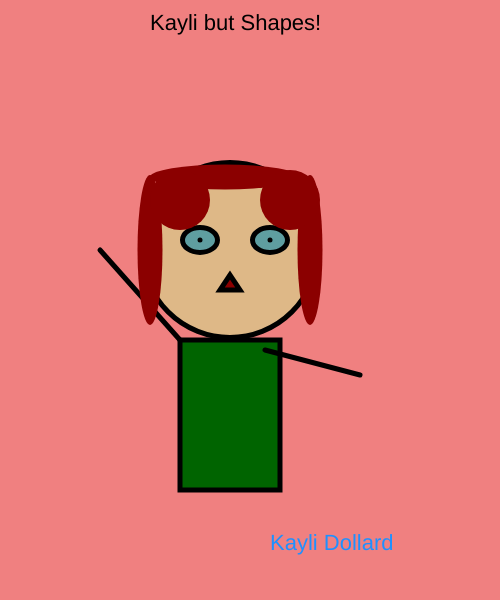
Frame 1 (no input)
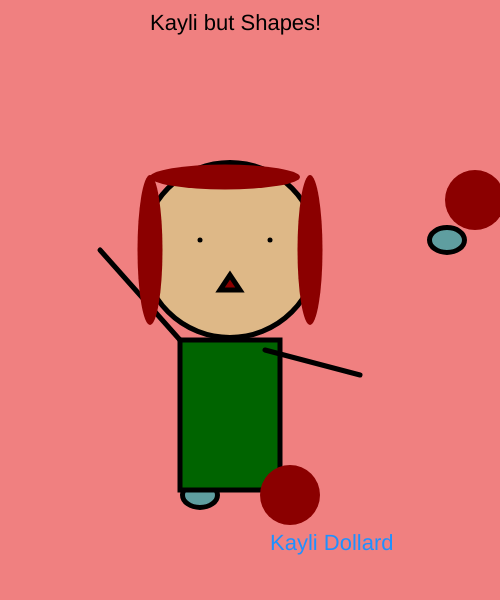
Frame 60 (no input)
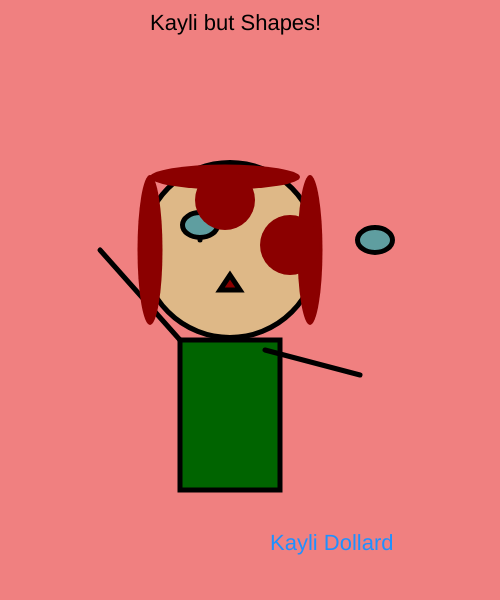
Frame 120 (the mouse pressed at the canvas centre since frame 60)

The p5.js sketch that drew these frames (run headless with seeded random() and noise() and a simulated clock; from frame 60 on, the mouse is pressed at the canvas centre):

// p5.js sketch
// ── sketch.js
var x = 270;
var eye = 240;
var movement1;
var movement2;
var movement = 5;
var circleright = 200;
var circleleft = 180;

function setup()
{
    createCanvas(500, 600);
    movement2 = floor(random() * 20) + 1;
    movement1 = floor(random() * 10) + 1;
   
}

function draw()
{
    background(240,128,128);
    fill(0,0,0)
    textSize(22)
    text("Kayli but Shapes!", 150,30);
  
  //head
    strokeWeight(5)
    fill(222,184,135);
    circle(230,250,175);
  
  // eyes
    fill(95,158,160);
    ellipse(x, 240, 35, 25);
    if(x >= 500 || x <= 260)
    {
       movement1 *= -1;
    }{

     x += movement1;
    }
  
  
    fill(95,158,160);
    ellipse(200, eye, 35, 25);
  if(eye >= 500 || eye <= 210)
    {
       movement2 *= -1;
    }{

     eye += movement2;
    }

  
    strokeWeight(5);
    fill(95,158,160);
    point(200,240);
    point(270,240);

  
    // body
    fill(0,100,0);
    rect(180,340,100,150);
  
  // decoration
    fill(255);
  
  //mouth
    fill(139,0,0)
    triangle(230, 275, 220, 290, 240, 290);
    
  //arm
    line(100,250,180,340,);
    line(265,350,360,375);
  
  //hair
    strokeWeight(0)
    ellipse(225, 177, 150, 25);
    ellipse(150, 250, 25, 150);
    ellipse(310, 250, 25, 150);
    circle (circleleft, 200, 60)
    if(circleleft >= 500 || circleleft <= 0)
    {
       movement *= -1;
    }{

     circleleft += movement;
    }
    circle (290, circleright, 60)
    if(circleright >=600 || circleright <= 0)
    {
       movement *= -1;
    }{

     circleright += movement;
    }
  
    fill(30,144,255);
    textSize(22);
    text("Kayli Dollard",270,550);
  }
